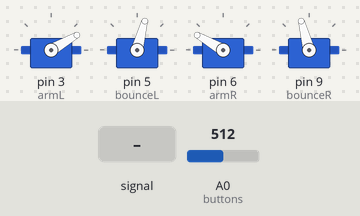
Recording of a sketch running on a simulated Arduino Uno, built with avr-gcc and run on an emulated ATmega328P. Shown: 4 × servo. The test bench sets the inputs (shaded band); at power-on: A0 (buttons) = 512. Random numbers use the default seed unless the sketch sets one.

Above: at 2.2 s.
2.3 s: A0 (buttons) fed a 2 Hz sine of ±306 counts around its level
At 2.91 s:
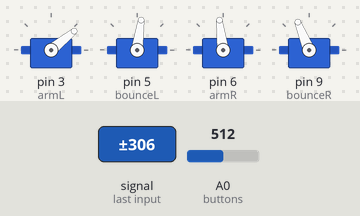
At 3.39 s:
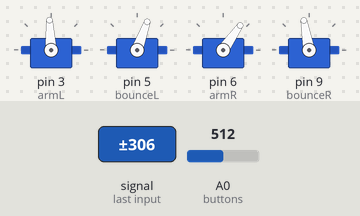
5.3 s: A0 (buttons) set to 306
At 6.0 s:
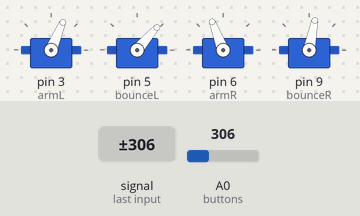
8.3 s: A0 (buttons) set to 490
At 9.42 s:
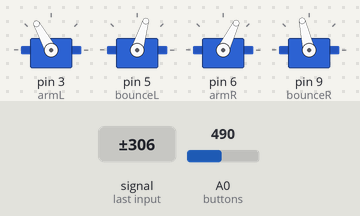
11.3 s: A0 (buttons) set to 150
14.3 s: A0 (buttons) set to 23
17.3 s: A0 (buttons) set to 18
Timing chart, 0 to 24.1 s (numbered marks = the images above; inputs shaded):
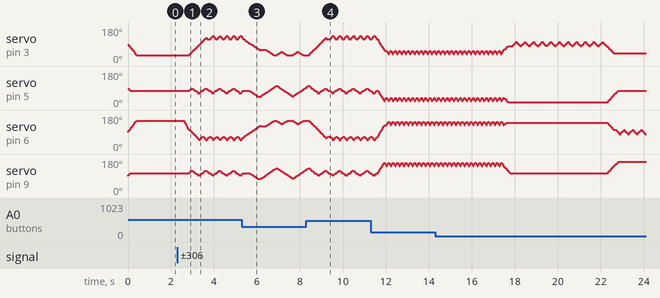

The sketch:

SAMPLE_controller.ino
```cpp
//Fumobotics Sample Code: Controller
//Written 2024-06-09 by Javi_Lacking
//www.thingiverse.com/javilacking
//
//Please tweak and modify the code to best suit your Fumobot, but do so at your own risk!
//Redistribution of this code, including modified versions, is allowed. Please credit me for the base code!
//

#include <VarSpeedServo.h> //updated servo library which allows for multiple speeds. download from here: https://forum.arduino.cc/t/varspeedservo-a-modified-servo-library-with-speed-control/61404

int fb_pad = 0; //basic variable to receive the analog value of the 5-button pad
int mode = 0; //basic variable to store whether the code is in gesture mode or direct control mode
int command = 0; //basic variable to store the result of the 5b_pad and mode variables in a single variable that will sit in the switch case - more on that later

VarSpeedServo armL; //left arm servo
VarSpeedServo bounceL; //left "bounce" servo
VarSpeedServo armR; //right arm servo - the direction of movement is flipped from the left
VarSpeedServo bounceR; //right "bounce" servo - the direction of movement is flipped from the left

void setup() {

  //default pin attachments on the Arduino board for each servo - you can change them as you see fit, but they MUST be on the PWM pins (3,5,6,9,10,11)
  armL.attach(3);
  bounceL.attach(5);
  armR.attach(6);
  bounceR.attach(9);

  motion(0,0,50,50,4,1000); //rest position: arms at lowest point, bounce at midpoint, med-low speed, delay of 1 second
}

void loop() {
  if(analogRead(A0)>=1004 && analogRead(A0)<=1024){ //neutral position - no buttons on the pad are being pressed
    fb_pad = 0;
  }
  else if(analogRead(A0)>=0 && analogRead(A0)<=20){ //left button is being pressed
    fb_pad = 10;
  }
  else if(analogRead(A0)>=140 && analogRead(A0)<=160){ //up button is being pressed
    fb_pad = 20;
  }
  else if(analogRead(A0)>=480 && analogRead(A0)<=500){ //right button is being pressed
    fb_pad = 30;
  }
  else if(analogRead(A0)>=290 && analogRead(A0)<=310){ //down button is being pressed
    fb_pad = 40;
  }
  else if(analogRead(A0)>=780 && analogRead(A0)<=800){ //action button is being pressed
    if (mode==0){ //currently in control mode
      mode = 1; //turn to gesture mode
      motion(0,100,50,50,5,250); //lift right arm as a signal into gesture mode
    }
    else if (mode==1){ //currently in gesture mode
      mode = 0; //turn to control mode
      motion(100,0,50,50,5,250); //lift left arm as a signal into control mode
    }
  }

  command = fb_pad + mode; //turns fb_pad and mode into a single "number" that can be processed by the following switch case

  switch(command){
    case 0: //neutral in direct control mode
      motion(0,0,50,50,4,0); //rest position: arms at lowest point, bounce at midpoint, high speed, no delay
      break;

    case 10: //direct control left - lean left
      motion(50,0,25,75,3,0);
      break;

    case 20: //direct control up - lean forward
      motion(75,75,100,100,4,0);
      break;

    case 30: //direct control right - lean right
      motion(0,50,75,25,3,0);
      break;

    case 40: //direct control down - lean back
      motion(25,25,0,0,4,0);
      break;

    case 1: //neutral in gesture mode
      motion(0,0,50,50,4,0); //rest position: arms at lowest point, bounce at midpoint, high speed, no delay
      break;

    case 11: //left in gesture mode: random left or right wave
    switch(random(0,2)){
      case 0:
       for(int i=0; i<4; i++){
        motion(10,80,50,100,3,200);
        motion(10,40,50,100,3,200);
       }
      break;
      case 1:
       for(int i=0; i<4; i++){
        motion(80,10,100,50,3,200);
        motion(40,10,100,50,3,200);
       }
      break;
    }
      break;

    case 21: //up in gesture mode: giddy bounce
      motion(0,00,100,100,5,100);
      motion(20,20,80,80,5,100);
      break;

    case 31: //right in gesture mode: caramelldansen
      for (int i=0; i<1; i++){
        motion(100,100,40,60,3,160);
        motion(70,70,50,50,3,160);
        motion(100,100,60,40,3,160);
        motion(70,70,50,50,3,160);
      }
      break;

    case 41: //down in gesture mode: vibe
      motion(25,25,50,50,2,250);
      motion(0,0,75,25,2,500);
      motion(25,25,50,50,2,250);
      motion(0,0,25,75,2,500);
      break;
  }
}

int motion (float armL_percent, float armR_percent, float bounceL_percent, float bounceR_percent, int speed, int beat_ms){

  //this block of code turns the percentage values given to each servos into degree values that the servo library can read
  float armL_deg = 30+(armL_percent/100*120); //the armL lowest point is 30 degrees (0%) and it's highest is 150 degrees (100%)
  float armR_deg = 150-(armR_percent/100*120); //the armR lowest point is 150 degrees (0%) and it's highest is 30 degrees (100%)
  float bounceL_deg = 135-(bounceL_percent/100*120); //the bounceL lowest point is 135 degrees (0%) and it's highest is 15 degrees (100%)
  float bounceR_deg = 45+(bounceR_percent/100*120); //the bounceR lowest point is 45 degrees (0%) and it's highest is 165 degrees (100%)

  //this block of code applies both the servo degree values and the speed value to a servo library command
  armL.write(armL_deg,(speed*25));
  armR.write(armR_deg,(speed*25));
  bounceL.write(bounceL_deg,(speed*25));
  bounceR.write(bounceR_deg,(speed*25));

  //this applies the time delay to separate each motion from each other - without a delay, the servos would not move because the function would apply different servo degree values basically at the same time
  delay(beat_ms);
}
```
